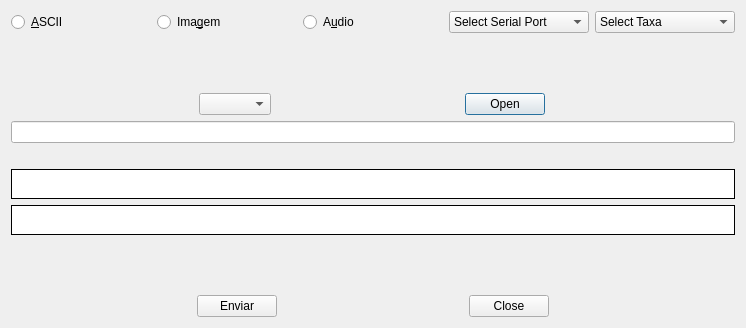
<?xml version="1.0" encoding="UTF-8"?>
<ui version="4.0">
 <class>Dialog</class>
 <widget class="QDialog" name="Dialog">
  <property name="geometry">
   <rect>
    <x>0</x>
    <y>0</y>
    <width>746</width>
    <height>328</height>
   </rect>
  </property>
  <property name="sizePolicy">
   <sizepolicy hsizetype="Preferred" vsizetype="Preferred">
    <horstretch>0</horstretch>
    <verstretch>0</verstretch>
   </sizepolicy>
  </property>
  <property name="windowTitle">
   <string>Emissor</string>
  </property>
  <layout class="QGridLayout" name="gridLayout">
   <item row="1" column="0">
    <layout class="QVBoxLayout" name="verticalLayout">
     <item>
      <layout class="QHBoxLayout" name="horizontalLayout_2">
       <item>
        <widget class="QRadioButton" name="radioButton1">
         <property name="text">
          <string>&amp;ASCII</string>
         </property>
        </widget>
       </item>
       <item>
        <widget class="QRadioButton" name="radioButton2">
         <property name="text">
          <string>Ima&amp;gem</string>
         </property>
        </widget>
       </item>
       <item>
        <widget class="QRadioButton" name="radioButton3">
         <property name="text">
          <string>A&amp;udio</string>
         </property>
        </widget>
       </item>
       <item>
        <widget class="QComboBox" name="comboBox3">
         <property name="sizePolicy">
          <sizepolicy hsizetype="Minimum" vsizetype="Fixed">
           <horstretch>0</horstretch>
           <verstretch>0</verstretch>
          </sizepolicy>
         </property>
         <item>
          <property name="text">
           <string>Select Serial Port</string>
          </property>
         </item>
        </widget>
       </item>
       <item>
        <widget class="QComboBox" name="comboBox4">
         <item>
          <property name="text">
           <string>Select Taxa</string>
          </property>
         </item>
         <item>
          <property name="text">
           <string>9600</string>
          </property>
         </item>
         <item>
          <property name="text">
           <string>115200</string>
          </property>
         </item>
        </widget>
       </item>
      </layout>
     </item>
     <item>
      <spacer name="verticalSpacer_2">
       <property name="orientation">
        <enum>Qt::Vertical</enum>
       </property>
       <property name="sizeHint" stdset="0">
        <size>
         <width>20</width>
         <height>20</height>
        </size>
       </property>
      </spacer>
     </item>
     <item>
      <layout class="QHBoxLayout" name="horizontalLayout_3">
       <item>
        <widget class="QComboBox" name="comboBox1">
         <property name="sizePolicy">
          <sizepolicy hsizetype="Fixed" vsizetype="Fixed">
           <horstretch>50</horstretch>
           <verstretch>0</verstretch>
          </sizepolicy>
         </property>
        </widget>
       </item>
       <item>
        <widget class="QPushButton" name="pushButton2">
         <property name="sizePolicy">
          <sizepolicy hsizetype="Fixed" vsizetype="Fixed">
           <horstretch>0</horstretch>
           <verstretch>0</verstretch>
          </sizepolicy>
         </property>
         <property name="text">
          <string>Open</string>
         </property>
        </widget>
       </item>
      </layout>
     </item>
     <item>
      <widget class="QLineEdit" name="lineEdit1">
       <property name="sizePolicy">
        <sizepolicy hsizetype="Expanding" vsizetype="Preferred">
         <horstretch>0</horstretch>
         <verstretch>0</verstretch>
        </sizepolicy>
       </property>
      </widget>
     </item>
     <item>
      <spacer name="verticalSpacer_3">
       <property name="orientation">
        <enum>Qt::Vertical</enum>
       </property>
       <property name="sizeType">
        <enum>QSizePolicy::Fixed</enum>
       </property>
       <property name="sizeHint" stdset="0">
        <size>
         <width>20</width>
         <height>20</height>
        </size>
       </property>
      </spacer>
     </item>
     <item>
      <widget class="QLabel" name="label1">
       <property name="sizePolicy">
        <sizepolicy hsizetype="Expanding" vsizetype="Fixed">
         <horstretch>0</horstretch>
         <verstretch>0</verstretch>
        </sizepolicy>
       </property>
       <property name="minimumSize">
        <size>
         <width>0</width>
         <height>30</height>
        </size>
       </property>
       <property name="cursor">
        <cursorShape>ArrowCursor</cursorShape>
       </property>
       <property name="mouseTracking">
        <bool>false</bool>
       </property>
       <property name="tabletTracking">
        <bool>true</bool>
       </property>
       <property name="layoutDirection">
        <enum>Qt::LeftToRight</enum>
       </property>
       <property name="styleSheet">
        <string notr="true">background-color: rgb(255, 255, 255);</string>
       </property>
       <property name="frameShape">
        <enum>QFrame::Box</enum>
       </property>
       <property name="text">
        <string/>
       </property>
       <property name="textFormat">
        <enum>Qt::AutoText</enum>
       </property>
       <property name="alignment">
        <set>Qt::AlignCenter</set>
       </property>
       <property name="wordWrap">
        <bool>false</bool>
       </property>
       <property name="textInteractionFlags">
        <set>Qt::LinksAccessibleByMouse</set>
       </property>
      </widget>
     </item>
     <item>
      <widget class="QLabel" name="label2">
       <property name="sizePolicy">
        <sizepolicy hsizetype="Expanding" vsizetype="Fixed">
         <horstretch>0</horstretch>
         <verstretch>0</verstretch>
        </sizepolicy>
       </property>
       <property name="minimumSize">
        <size>
         <width>0</width>
         <height>30</height>
        </size>
       </property>
       <property name="styleSheet">
        <string notr="true">background-color: rgb(255, 255, 255);</string>
       </property>
       <property name="frameShape">
        <enum>QFrame::Box</enum>
       </property>
       <property name="text">
        <string/>
       </property>
       <property name="alignment">
        <set>Qt::AlignCenter</set>
       </property>
      </widget>
     </item>
     <item>
      <spacer name="verticalSpacer">
       <property name="orientation">
        <enum>Qt::Vertical</enum>
       </property>
       <property name="sizeHint" stdset="0">
        <size>
         <width>20</width>
         <height>40</height>
        </size>
       </property>
      </spacer>
     </item>
     <item>
      <layout class="QHBoxLayout" name="horizontalLayout">
       <item>
        <widget class="QPushButton" name="pushButton1">
         <property name="sizePolicy">
          <sizepolicy hsizetype="Fixed" vsizetype="Fixed">
           <horstretch>0</horstretch>
           <verstretch>0</verstretch>
          </sizepolicy>
         </property>
         <property name="text">
          <string>Enviar</string>
         </property>
        </widget>
       </item>
       <item>
        <widget class="QDialogButtonBox" name="buttonBox">
         <property name="sizePolicy">
          <sizepolicy hsizetype="Fixed" vsizetype="Fixed">
           <horstretch>0</horstretch>
           <verstretch>0</verstretch>
          </sizepolicy>
         </property>
         <property name="orientation">
          <enum>Qt::Horizontal</enum>
         </property>
         <property name="standardButtons">
          <set>QDialogButtonBox::Close</set>
         </property>
        </widget>
       </item>
      </layout>
     </item>
    </layout>
   </item>
  </layout>
 </widget>
 <resources>
  <include location="open.png"/>
 </resources>
 <connections>
  <connection>
   <sender>buttonBox</sender>
   <signal>accepted()</signal>
   <receiver>Dialog</receiver>
   <slot>accept()</slot>
   <hints>
    <hint type="sourcelabel">
     <x>248</x>
     <y>254</y>
    </hint>
    <hint type="destinationlabel">
     <x>157</x>
     <y>274</y>
    </hint>
   </hints>
  </connection>
  <connection>
   <sender>buttonBox</sender>
   <signal>rejected()</signal>
   <receiver>Dialog</receiver>
   <slot>reject()</slot>
   <hints>
    <hint type="sourcelabel">
     <x>316</x>
     <y>260</y>
    </hint>
    <hint type="destinationlabel">
     <x>286</x>
     <y>274</y>
    </hint>
   </hints>
  </connection>
 </connections>
</ui>
